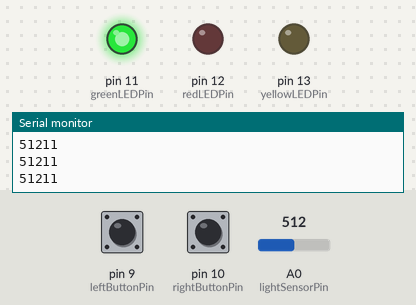
The sketch below on a simulated Arduino Uno, built with avr-gcc and run on an emulated ATmega328P. On the bench: output pins drawn as LEDs (lit = HIGH), the last lines printed to the serial monitor. Inputs (shaded band) come from the test bench; at power-on: A0 (lightSensorPin) = 512, pin 9 (leftButtonPin) HIGH, pin 10 (rightButtonPin) HIGH.

Above: at 1.2 s.
1.3 s: A0 (lightSensorPin) set to 106
2.8 s: A0 (lightSensorPin) set to 94
At 4.1 s:
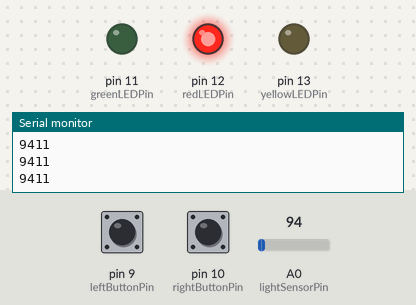
4.4 s: A0 (lightSensorPin) set to 53
5.9 s: A0 (lightSensorPin) set to 47
At 7.0 s:
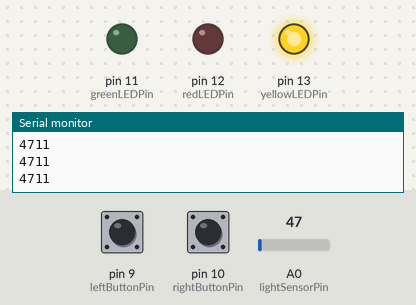
7.5 s: A0 (lightSensorPin) set to 20
At 8.4 s:
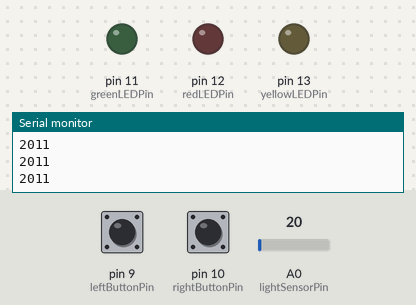
9.1 s: A0 (lightSensorPin) set to 40
At 9.9 s:
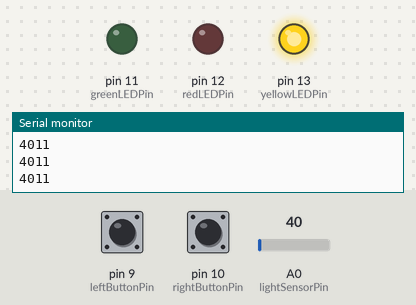
Timing chart, 0 to 11.7 s (numbered marks = the images above; inputs shaded):
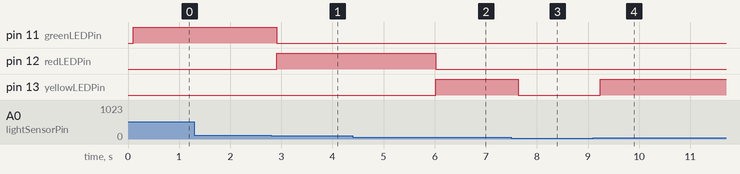

The sketch:

LightSensor-LED-Buttons.ino
```cpp
int lightSensorPin = A0;
int yellowLEDPin = 13;
int redLEDPin = 12;
int greenLEDPin = 11;
int rightButtonPin = 10;
int leftButtonPin = 9;

void setup() {
  // put your setup code here, to run once:
  Serial.begin(9600);
  pinMode(yellowLEDPin, OUTPUT);
  pinMode(redLEDPin, OUTPUT);
  pinMode(greenLEDPin, OUTPUT);

  pinMode(rightButtonPin, INPUT_PULLUP);
  pinMode(leftButtonPin, INPUT_PULLUP);
}

void loop() {
  // put your main code here, to run repeatedly:
  int lightSensorReading = analogRead(lightSensorPin);

  int rightButtonState = digitalRead(rightButtonPin);
  int leftButtonState = digitalRead(leftButtonPin);
  Serial.print(lightSensorReading);
  Serial.print(rightButtonState);
  Serial.println(leftButtonState);
  delay(100);

  if (lightSensorReading < 30) {
    digitalWrite(yellowLEDPin, LOW);
    digitalWrite(redLEDPin, LOW);
    digitalWrite(greenLEDPin, LOW);


    if (rightButtonState == 0){
      digitalWrite(greenLEDPin, HIGH);
    }
    else {
      digitalWrite(greenLEDPin, LOW);
    }

    if (leftButtonState == 0){
      digitalWrite(redLEDPin, HIGH);
    }
    else {
      digitalWrite(redLEDPin, LOW);
    }


  }
  else if ((lightSensorReading > 30) && (lightSensorReading < 50)) {
    digitalWrite(yellowLEDPin, HIGH);
    digitalWrite(redLEDPin, LOW);
    digitalWrite(greenLEDPin, LOW);
  }
  else if ((lightSensorReading > 50) && (lightSensorReading < 100)) {
    digitalWrite(yellowLEDPin, LOW);
    digitalWrite(redLEDPin, HIGH);
    digitalWrite(greenLEDPin, LOW);
  }
  else if (lightSensorReading > 100) {
    digitalWrite(yellowLEDPin, LOW);
    digitalWrite(redLEDPin, LOW);
    digitalWrite(greenLEDPin, HIGH);
  }

}
```

Measured:
- the behaviour switches between 100 and 99 on A0 (lightSensorPin) (found by bisection; images 0 and 1)
- the behaviour switches between 50 and 49 on A0 (lightSensorPin) (found by bisection; images 1 and 2)
- after the input at 2.8 s, pin 11 (greenLEDPin): HIGH → LOW after 0.11 s; pin 12 (redLEDPin): LOW → HIGH after 0.11 s
- after the input at 5.9 s, pin 12 (redLEDPin): HIGH → LOW after 0.12 s; pin 13 (yellowLEDPin): LOW → HIGH after 0.12 s
- after the input at 7.5 s, pin 13 (yellowLEDPin): HIGH → LOW after 0.13 s
- after the input at 9.1 s, pin 13 (yellowLEDPin): LOW → HIGH after 0.14 s
